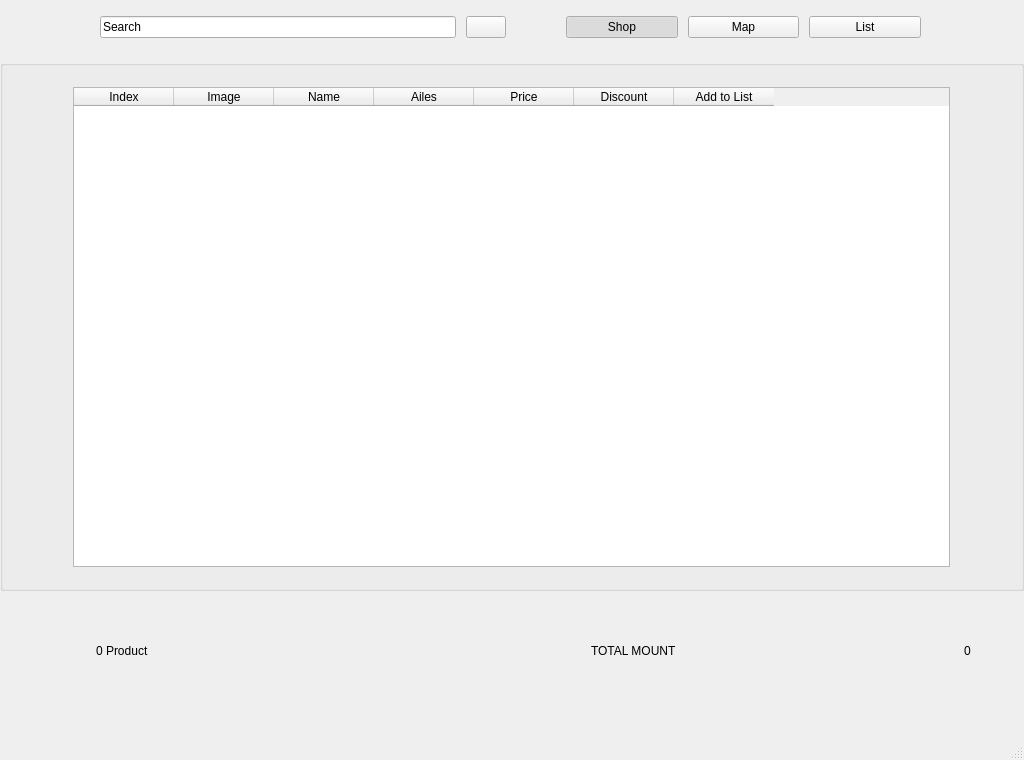
<?xml version="1.0" encoding="UTF-8"?>
<ui version="4.0">
 <class>shop_view</class>
 <widget class="QMainWindow" name="shop_view">
  <property name="geometry">
   <rect>
    <x>0</x>
    <y>0</y>
    <width>1024</width>
    <height>760</height>
   </rect>
  </property>
  <property name="windowTitle">
   <string>MainWindow</string>
  </property>
  <widget class="QWidget" name="centralwidget">
   <widget class="QWidget" name="horizontalLayoutWidget_2">
    <property name="geometry">
     <rect>
      <x>0</x>
      <y>0</y>
      <width>1021</width>
      <height>54</height>
     </rect>
    </property>
    <layout class="QHBoxLayout" name="header_2">
     <property name="spacing">
      <number>10</number>
     </property>
     <property name="leftMargin">
      <number>50</number>
     </property>
     <property name="rightMargin">
      <number>50</number>
     </property>
     <item>
      <layout class="QHBoxLayout" name="horizontalLayout_6">
       <property name="sizeConstraint">
        <enum>QLayout::SetDefaultConstraint</enum>
       </property>
       <item>
        <widget class="QPushButton" name="main_btn">
         <property name="sizePolicy">
          <sizepolicy hsizetype="Fixed" vsizetype="Fixed">
           <horstretch>0</horstretch>
           <verstretch>0</verstretch>
          </sizepolicy>
         </property>
         <property name="text">
          <string/>
         </property>
         <property name="icon">
          <iconset>
           <normaloff>img/main_icon.png</normaloff>img/main_icon.png</iconset>
         </property>
         <property name="iconSize">
          <size>
           <width>34</width>
           <height>34</height>
          </size>
         </property>
         <property name="checkable">
          <bool>false</bool>
         </property>
         <property name="autoDefault">
          <bool>false</bool>
         </property>
         <property name="flat">
          <bool>true</bool>
         </property>
        </widget>
       </item>
       <item>
        <widget class="QLineEdit" name="search_line">
         <property name="enabled">
          <bool>true</bool>
         </property>
         <property name="sizePolicy">
          <sizepolicy hsizetype="Preferred" vsizetype="Fixed">
           <horstretch>0</horstretch>
           <verstretch>0</verstretch>
          </sizepolicy>
         </property>
         <property name="inputMask">
          <string/>
         </property>
         <property name="text">
          <string>Search</string>
         </property>
         <property name="placeholderText">
          <string/>
         </property>
        </widget>
       </item>
       <item>
        <widget class="QPushButton" name="search_btn">
         <property name="sizePolicy">
          <sizepolicy hsizetype="Fixed" vsizetype="Fixed">
           <horstretch>0</horstretch>
           <verstretch>0</verstretch>
          </sizepolicy>
         </property>
         <property name="text">
          <string/>
         </property>
         <property name="icon">
          <iconset>
           <normaloff>img/search.png</normaloff>img/search.png</iconset>
         </property>
        </widget>
       </item>
      </layout>
     </item>
     <item>
      <layout class="QHBoxLayout" name="horizontalLayout_4">
       <property name="leftMargin">
        <number>50</number>
       </property>
       <property name="rightMargin">
        <number>50</number>
       </property>
       <item>
        <widget class="QPushButton" name="shop_btn">
         <property name="sizePolicy">
          <sizepolicy hsizetype="Preferred" vsizetype="Fixed">
           <horstretch>0</horstretch>
           <verstretch>0</verstretch>
          </sizepolicy>
         </property>
         <property name="text">
          <string>Shop</string>
         </property>
         <property name="checkable">
          <bool>true</bool>
         </property>
         <property name="checked">
          <bool>true</bool>
         </property>
        </widget>
       </item>
       <item>
        <widget class="QPushButton" name="map_btn">
         <property name="enabled">
          <bool>true</bool>
         </property>
         <property name="text">
          <string>Map</string>
         </property>
         <property name="checkable">
          <bool>true</bool>
         </property>
         <property name="checked">
          <bool>false</bool>
         </property>
        </widget>
       </item>
       <item>
        <widget class="QPushButton" name="cart_btn_2">
         <property name="text">
          <string>List</string>
         </property>
         <property name="checkable">
          <bool>true</bool>
         </property>
         <property name="checked">
          <bool>false</bool>
         </property>
        </widget>
       </item>
      </layout>
     </item>
    </layout>
   </widget>
   <widget class="QGroupBox" name="main">
    <property name="geometry">
     <rect>
      <x>0</x>
      <y>60</y>
      <width>1024</width>
      <height>531</height>
     </rect>
    </property>
    <layout class="QHBoxLayout" name="horizontalLayout_2">
     <property name="leftMargin">
      <number>1</number>
     </property>
     <property name="topMargin">
      <number>20</number>
     </property>
     <property name="rightMargin">
      <number>1</number>
     </property>
     <property name="bottomMargin">
      <number>20</number>
     </property>
     <item>
      <widget class="QTableWidget" name="tableWidget">
       <property name="sizePolicy">
        <sizepolicy hsizetype="Preferred" vsizetype="Preferred">
         <horstretch>0</horstretch>
         <verstretch>0</verstretch>
        </sizepolicy>
       </property>
       <property name="minimumSize">
        <size>
         <width>0</width>
         <height>0</height>
        </size>
       </property>
       <property name="maximumSize">
        <size>
         <width>877</width>
         <height>480</height>
        </size>
       </property>
       <column>
        <property name="text">
         <string>Index</string>
        </property>
       </column>
       <column>
        <property name="text">
         <string>Image</string>
        </property>
       </column>
       <column>
        <property name="text">
         <string>Name</string>
        </property>
       </column>
       <column>
        <property name="text">
         <string>Ailes</string>
        </property>
       </column>
       <column>
        <property name="text">
         <string>Price</string>
        </property>
       </column>
       <column>
        <property name="text">
         <string>Discount</string>
        </property>
       </column>
       <column>
        <property name="text">
         <string>Add to List</string>
        </property>
       </column>
      </widget>
     </item>
    </layout>
   </widget>
   <widget class="QWidget" name="horizontalLayoutWidget_4">
    <property name="geometry">
     <rect>
      <x>0</x>
      <y>590</y>
      <width>1021</width>
      <height>121</height>
     </rect>
    </property>
    <layout class="QHBoxLayout" name="footer">
     <property name="leftMargin">
      <number>50</number>
     </property>
     <property name="rightMargin">
      <number>50</number>
     </property>
     <item>
      <widget class="QPushButton" name="btn1">
       <property name="sizePolicy">
        <sizepolicy hsizetype="Fixed" vsizetype="Fixed">
         <horstretch>0</horstretch>
         <verstretch>0</verstretch>
        </sizepolicy>
       </property>
       <property name="text">
        <string/>
       </property>
       <property name="icon">
        <iconset>
         <normaloff>img/cart.png</normaloff>img/cart.png</iconset>
       </property>
       <property name="iconSize">
        <size>
         <width>34</width>
         <height>34</height>
        </size>
       </property>
       <property name="checkable">
        <bool>false</bool>
       </property>
       <property name="autoDefault">
        <bool>false</bool>
       </property>
       <property name="flat">
        <bool>true</bool>
       </property>
      </widget>
     </item>
     <item>
      <widget class="QLabel" name="cart_lb">
       <property name="text">
        <string>0 Product</string>
       </property>
      </widget>
     </item>
     <item alignment="Qt::AlignRight">
      <widget class="QLabel" name="lb_mount">
       <property name="text">
        <string>TOTAL MOUNT</string>
       </property>
      </widget>
     </item>
     <item alignment="Qt::AlignRight">
      <widget class="QLabel" name="amout_lb">
       <property name="sizePolicy">
        <sizepolicy hsizetype="Fixed" vsizetype="Fixed">
         <horstretch>0</horstretch>
         <verstretch>0</verstretch>
        </sizepolicy>
       </property>
       <property name="maximumSize">
        <size>
         <width>16777215</width>
         <height>200</height>
        </size>
       </property>
       <property name="text">
        <string>0</string>
       </property>
      </widget>
     </item>
    </layout>
   </widget>
  </widget>
  <widget class="QMenuBar" name="menubar">
   <property name="geometry">
    <rect>
     <x>0</x>
     <y>0</y>
     <width>1024</width>
     <height>26</height>
    </rect>
   </property>
  </widget>
  <widget class="QStatusBar" name="statusbar"/>
 </widget>
 <resources/>
 <connections/>
</ui>
